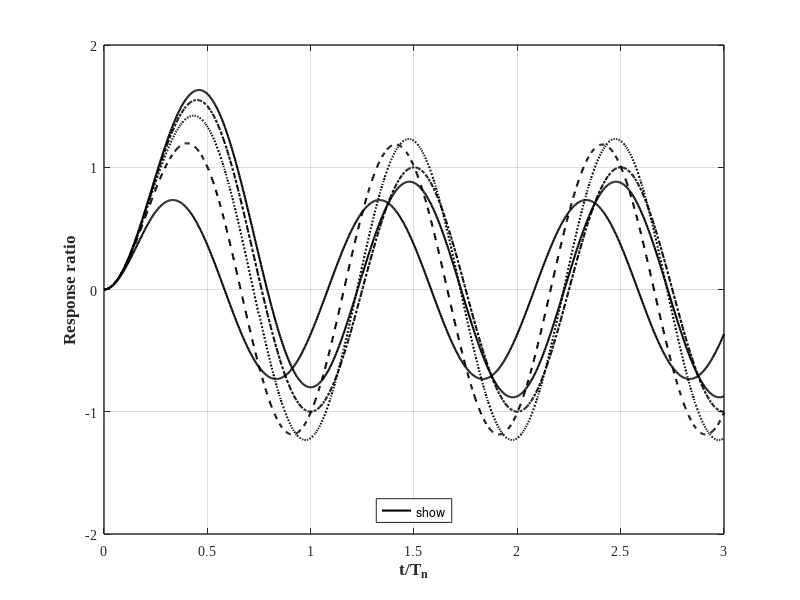

The MATLAB script that drew this image:
%% Example 4-2: Response of an undamped SDOF undel triangular dynamic load

clear; close all; clc
%%
styles = {'-';'--'; ':';'-.';'-'};
ii = 0;
for r = [0.25 0.5 0.75 1 1.25]
    ii = ii+1;
T  = 1.0;
w_n  = 2*pi/T;
td = T*r;
p0 = 1;
k  = 1;
%
n  = 1000;
t  = linspace(0,3,n);
%%   

    for i=1:n
        if t(i) <= td
            u(i)=(p0/k) * (sin(w_n*t(i))/(w_n*td) - cos(w_n*t(i))-t(i)/td + 1);
            udot(i)=(p0*w_n/k) * (cos(w_n*t(i))/(w_n*td) + sin(w_n*t(i))-1/(w_n*t(i)));
            
            u_td = u(i);
            udot_td = udot(i);
        else
            
            u(i) = udot_td/w_n  *sin(w_n*(t(i)-td)) + u_td*cos(w_n*(t(i) - td));
        end
    end

figure(1)
set(figure(1), 'Position', [200   100   883   400])
    hold on; grid on; box on;

    
    plot(t,u,'LineWidth',1.5,'Color',[0 0 0],'linestyle',styles{ii},'displayname',['t_d/T_n = ',num2str(r,'%1.2f')]);


    set(gca, 'LineWidth',1, 'FontWeight','normal', 'FontName','Times New Roman', 'FontSize',10)               
     xlabel('t/T_n', 'fontsize',12, 'fontname','Times New Roman','FontWeight','Bold')
     ylabel('Response ratio', 'fontsize',12, 'fontname','Times New Roman','FontWeight','Bold')
     ylim([-2 2])
     
     legend('show','location','south','NumColumns',5)
end


%%
print('EX_4_2','-dpng')
